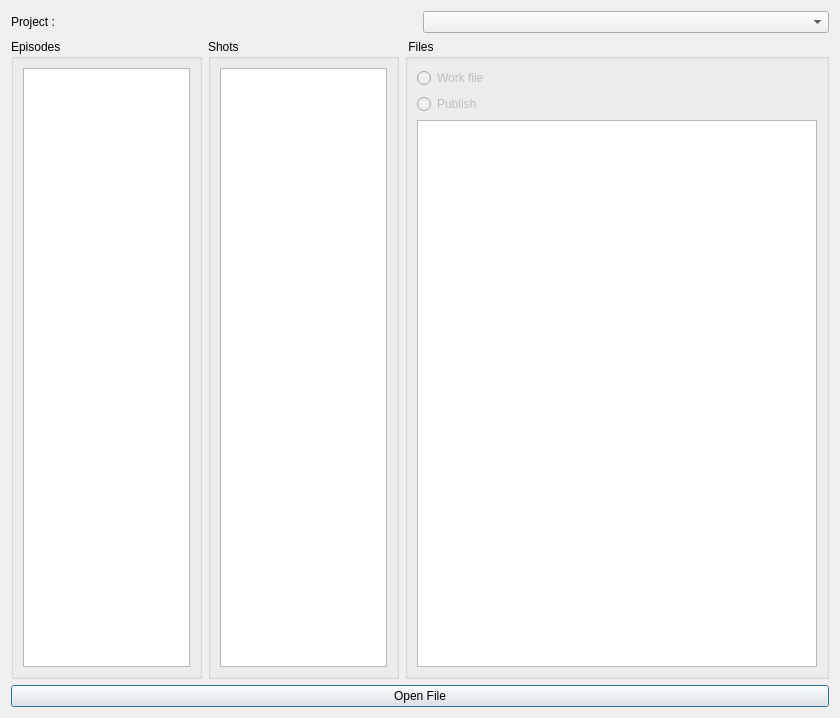
<?xml version="1.0" encoding="UTF-8"?>
<ui version="4.0">
 <class>Dialog</class>
 <widget class="QDialog" name="Dialog">
  <property name="enabled">
   <bool>true</bool>
  </property>
  <property name="geometry">
   <rect>
    <x>0</x>
    <y>0</y>
    <width>840</width>
    <height>718</height>
   </rect>
  </property>
  <property name="minimumSize">
   <size>
    <width>840</width>
    <height>350</height>
   </size>
  </property>
  <property name="windowTitle">
   <string>Open File</string>
  </property>
  <layout class="QVBoxLayout" name="verticalLayout_3">
   <item>
    <layout class="QHBoxLayout" name="horizontalLayout">
     <item>
      <widget class="QLabel" name="label">
       <property name="text">
        <string>Project : </string>
       </property>
      </widget>
     </item>
     <item>
      <widget class="QComboBox" name="cb_prj"/>
     </item>
    </layout>
   </item>
   <item>
    <layout class="QHBoxLayout" name="horizontalLayout_2">
     <item>
      <widget class="QGroupBox" name="groupBox">
       <property name="title">
        <string>Episodes</string>
       </property>
       <layout class="QVBoxLayout" name="verticalLayout">
        <item>
         <widget class="QListWidget" name="epi_list"/>
        </item>
       </layout>
      </widget>
     </item>
     <item>
      <widget class="QGroupBox" name="groupBox_3">
       <property name="title">
        <string>Shots</string>
       </property>
       <layout class="QVBoxLayout" name="verticalLayout_4">
        <item>
         <widget class="QListWidget" name="shot_list"/>
        </item>
       </layout>
      </widget>
     </item>
     <item>
      <widget class="QGroupBox" name="groupBox_2">
       <property name="title">
        <string> Files</string>
       </property>
       <layout class="QVBoxLayout" name="verticalLayout_2">
        <item>
         <widget class="QRadioButton" name="radio_work">
          <property name="enabled">
           <bool>false</bool>
          </property>
          <property name="text">
           <string>Work file</string>
          </property>
         </widget>
        </item>
        <item>
         <widget class="QRadioButton" name="radio_publish">
          <property name="enabled">
           <bool>false</bool>
          </property>
          <property name="text">
           <string>Publish</string>
          </property>
         </widget>
        </item>
        <item>
         <widget class="QListWidget" name="file_list">
          <property name="minimumSize">
           <size>
            <width>400</width>
            <height>0</height>
           </size>
          </property>
         </widget>
        </item>
       </layout>
      </widget>
     </item>
    </layout>
   </item>
   <item>
    <widget class="QPushButton" name="open_btn">
     <property name="enabled">
      <bool>true</bool>
     </property>
     <property name="text">
      <string>Open File</string>
     </property>
    </widget>
   </item>
  </layout>
 </widget>
 <tabstops>
  <tabstop>cb_prj</tabstop>
  <tabstop>epi_list</tabstop>
  <tabstop>shot_list</tabstop>
  <tabstop>radio_work</tabstop>
  <tabstop>radio_publish</tabstop>
  <tabstop>file_list</tabstop>
  <tabstop>open_btn</tabstop>
 </tabstops>
 <resources/>
 <connections/>
</ui>
